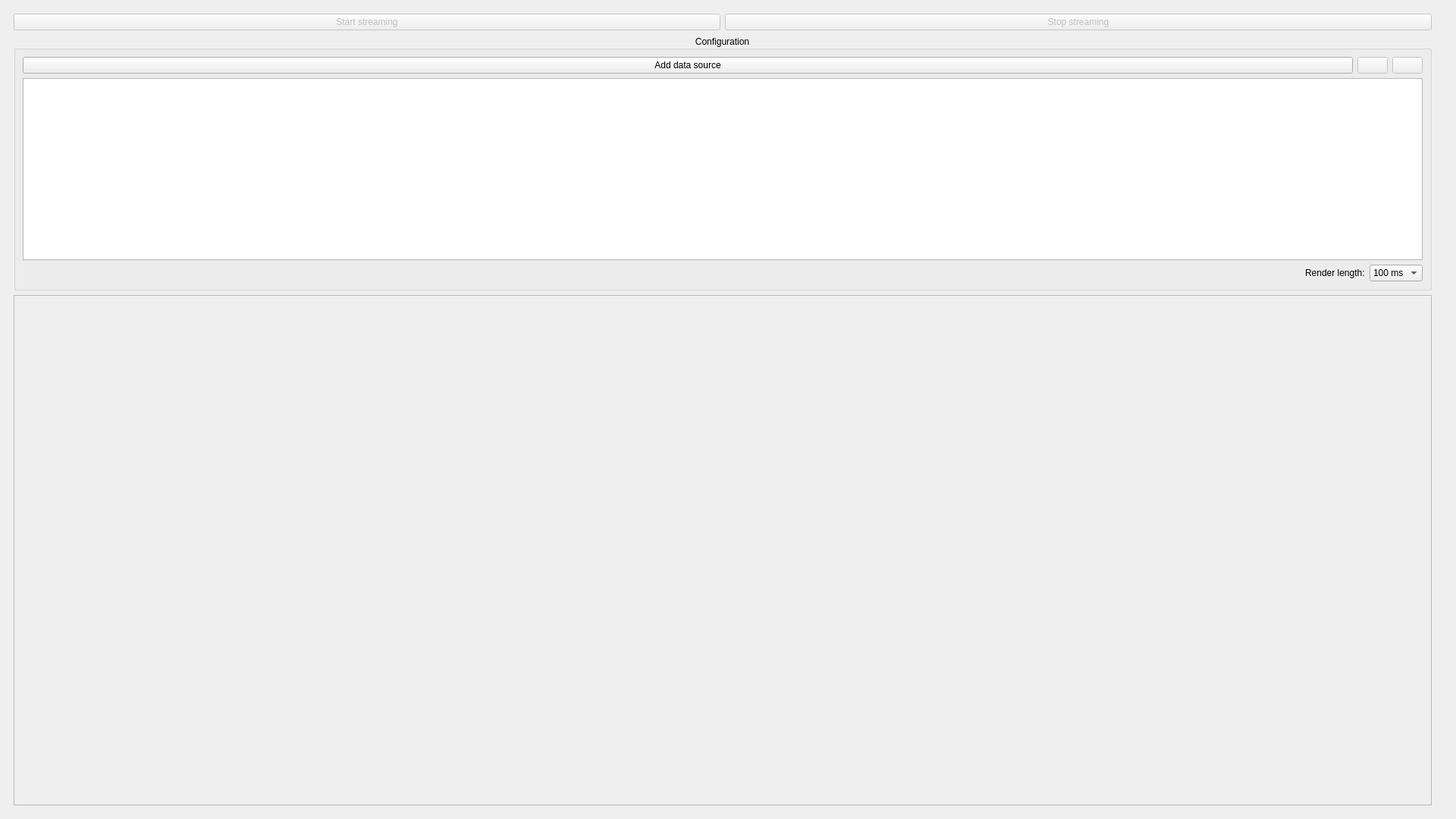
<?xml version="1.0" encoding="UTF-8"?>
<ui version="4.0">
 <class>MainWindow</class>
 <widget class="QMainWindow" name="MainWindow">
  <property name="geometry">
   <rect>
    <x>0</x>
    <y>0</y>
    <width>1920</width>
    <height>1080</height>
   </rect>
  </property>
  <property name="minimumSize">
   <size>
    <width>1080</width>
    <height>720</height>
   </size>
  </property>
  <property name="windowTitle">
   <string>BioGUI</string>
  </property>
  <widget class="QWidget" name="centralWidget">
   <layout class="QHBoxLayout" name="horizontalLayout1">
    <item>
     <widget class="QWidget" name="sidebarPanel">
      <property name="minimumSize">
       <size>
        <width>280</width>
        <height>0</height>
       </size>
      </property>
      <layout class="QVBoxLayout" name="confLayout" stretch="0,1,2">
      <item>
       <layout class="QHBoxLayout" name="horizontalLayout2">
        <item>
         <widget class="QPushButton" name="startStreamingButton">
          <property name="enabled">
           <bool>false</bool>
          </property>
          <property name="text">
           <string>Start streaming</string>
          </property>
         </widget>
        </item>
        <item>
         <widget class="QPushButton" name="stopStreamingButton">
          <property name="enabled">
           <bool>false</bool>
          </property>
          <property name="text">
           <string>Stop streaming</string>
          </property>
         </widget>
        </item>
       </layout>
      </item>
      <item>
       <widget class="QGroupBox" name="streamConfGroupBox">
        <property name="title">
         <string>Configuration</string>
        </property>
        <property name="alignment">
         <set>Qt::AlignCenter</set>
        </property>
        <layout class="QVBoxLayout" name="verticalLayout1" stretch="0,0,0">
         <item>
          <layout class="QHBoxLayout" name="horizontalLayout3" stretch="1,0,0">
           <item>
            <widget class="QPushButton" name="addDataSourceButton">
             <property name="text">
              <string>Add data source</string>
             </property>
            </widget>
           </item>
           <item>
            <widget class="QPushButton" name="editButton">
             <property name="enabled">
              <bool>false</bool>
             </property>
             <property name="toolTip">
              <string>Edit the selected signal</string>
             </property>
             <property name="text">
              <string/>
             </property>
             <property name="icon">
              <iconset theme="edit-entry"/>
             </property>
            </widget>
           </item>
           <item>
            <widget class="QPushButton" name="deleteDataSourceButton">
             <property name="enabled">
              <bool>false</bool>
             </property>
             <property name="toolTip">
              <string>Delete selected source</string>
             </property>
             <property name="text">
              <string/>
             </property>
             <property name="icon">
              <iconset theme="user-trash">
               <normaloff>../../../.designer/backup</normaloff>../../../.designer/backup</iconset>
             </property>
            </widget>
           </item>
          </layout>
         </item>
         <item>
          <widget class="QTreeView" name="dataSourceTree">
           <property name="editTriggers">
            <set>QAbstractItemView::NoEditTriggers</set>
           </property>
          </widget>
         </item>
         <item>
          <layout class="QHBoxLayout" name="horizontalLayout4" stretch="0,0,0">
           <item>
            <spacer name="horizontalSpacer">
             <property name="orientation">
              <enum>Qt::Horizontal</enum>
             </property>
             <property name="sizeHint" stdset="0">
              <size>
               <width>40</width>
               <height>20</height>
              </size>
             </property>
            </spacer>
           </item>
           <item>
            <widget class="QLabel" name="label">
             <property name="text">
              <string>Render length:</string>
             </property>
            </widget>
           </item>
           <item>
            <widget class="QComboBox" name="renderLenComboBox">
             <item>
              <property name="text">
               <string>100 ms</string>
              </property>
             </item>
             <item>
              <property name="text">
               <string>200 ms</string>
              </property>
             </item>
             <item>
              <property name="text">
               <string>500 ms</string>
              </property>
             </item>
             <item>
              <property name="text">
               <string>1 s</string>
              </property>
             </item>
             <item>
              <property name="text">
               <string>2 s</string>
              </property>
             </item>
             <item>
              <property name="text">
               <string>5 s</string>
              </property>
             </item>
             <item>
              <property name="text">
               <string>10 s</string>
              </property>
             </item>
            </widget>
           </item>
          </layout>
         </item>
        </layout>
       </widget>
      </item>
      <item>
       <widget class="QScrollArea" name="scrollArea">
        <property name="widgetResizable">
         <bool>true</bool>
        </property>
        <widget class="QWidget" name="moduleContainer">
         <property name="geometry">
          <rect>
           <x>0</x>
           <y>0</y>
           <width>433</width>
           <height>675</height>
          </rect>
         </property>
         <layout class="QVBoxLayout" name="verticalLayout3">
          <item>
           <spacer name="verticalSpacer">
            <property name="orientation">
             <enum>Qt::Vertical</enum>
            </property>
            <property name="sizeHint" stdset="0">
             <size>
              <width>20</width>
              <height>40</height>
             </size>
            </property>
           </spacer>
          </item>
         </layout>
        </widget>
       </widget>
      </item>
     </layout>
     </widget>
    </item>
    <item>
     <widget class="QWidget" name="plotsContainer">
      <layout class="QVBoxLayout" name="plotsLayout">
       <property name="spacing">
        <number>5</number>
       </property>
       <property name="leftMargin">
        <number>4</number>
       </property>
       <property name="topMargin">
        <number>4</number>
       </property>
       <property name="rightMargin">
        <number>4</number>
       </property>
       <property name="bottomMargin">
        <number>4</number>
       </property>
      </layout>
     </widget>
    </item>
   </layout>
  </widget>
  <action name="actionToggleSidebar">
   <property name="text">
    <string>Toggle sidebar</string>
   </property>
   <property name="shortcut">
    <string>Ctrl+B</string>
   </property>
  </action>
  <action name="actionConfigureAcq">
   <property name="checkable">
    <bool>true</bool>
   </property>
   <property name="text">
    <string>Configure acquisition</string>
   </property>
  </action>
 </widget>
 <tabstops>
  <tabstop>startStreamingButton</tabstop>
  <tabstop>stopStreamingButton</tabstop>
  <tabstop>addDataSourceButton</tabstop>
  <tabstop>editButton</tabstop>
  <tabstop>deleteDataSourceButton</tabstop>
  <tabstop>dataSourceTree</tabstop>
  <tabstop>renderLenComboBox</tabstop>
  <tabstop>scrollArea</tabstop>
 </tabstops>
 <resources>
  <include location="biogui.qrc"/>
 </resources>
 <connections/>
</ui>
